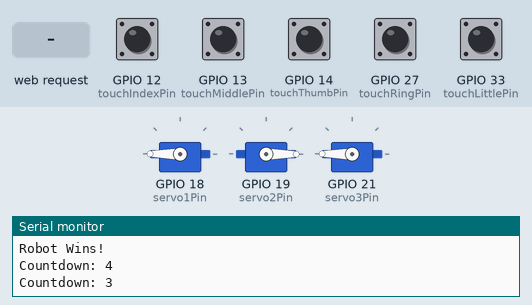
Simulated run of this program. Board: ESP32. Shown: 3 × servo, the last lines printed to the serial monitor. Inputs (shaded band) come from the test bench; at power-on: GPIO 12 (touchIndexPin), GPIO 13 (touchMiddlePin), GPIO 14 (touchThumbPin), GPIO 27 (touchRingPin), GPIO 33 (touchLittlePin) LOW. WiFi joins after 1.5 s; servers stay silent unless stated; random numbers use the default seed unless the program sets one; servo pulses on a pin are drawn as a servo (544–2400 µs = 0–180°).

Above: at 18.1 s.
18.2 s: HTTP request GET /start-game received
At 29.0 s:
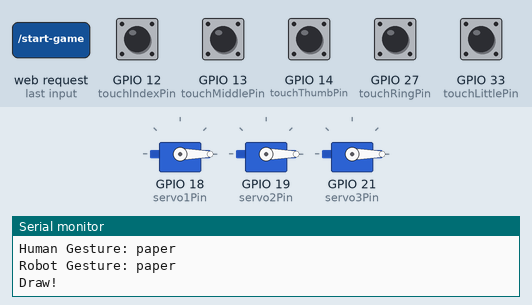
29.5 s: HTTP request GET /start-game received
At 39.9 s:
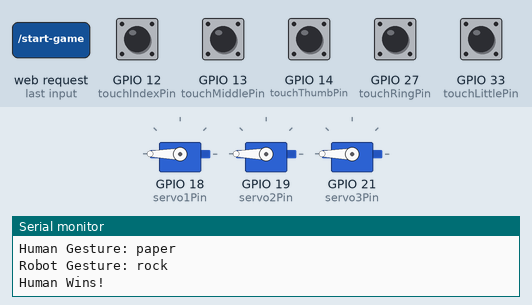
Timing chart, 0 to 45.5 s (numbered marks = the images above; inputs shaded):
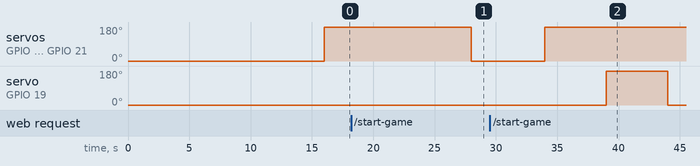

The program:

main.cpp
```cpp
#include <WiFi.h>
#include <Arduino.h>
#include <ESPAsyncWebServer.h>

// WiFi credentials
const char* ssid = "Tempo - Resident";
const char* password = "ChargersRobotAce";

// Pins for touch sensors
const int touchThumbPin = 14;
const int touchIndexPin = 12;
const int touchMiddlePin = 13;
const int touchRingPin = 27;
const int touchLittlePin = 33;

// Servo motor configuration
const int servo1Pin = 18;
const int servo2Pin = 19;
const int servo3Pin = 21;
const int pwmChannel1 = 0;
const int pwmChannel2 = 1;
const int pwmChannel3 = 2;
const int pwmFrequency = 50;
const int pwmResolution = 16;

// Score tracking variables
int humanScore = 0;
int robotScore = 0;

// Game gesture variables
String humanGesture = "unknown";
String robotGesture = "unknown";
String result = "Game not started yet";

// Countdown timer
int countdown = 5;

// Web server setup
AsyncWebServer server(80);

// Function to map angle to duty cycle for servo
void setServoAngle(int pwmChannel, int angle) {
  int dutyCycle = map(angle, 0, 180, 1638, 8192);
  ledcWrite(pwmChannel, dutyCycle);
}

// Function to handle servo gestures
void showRobotGesture(String gesture) {
  if (gesture == "rock") {
    setServoAngle(pwmChannel1, 180);
    setServoAngle(pwmChannel2, 180);
    setServoAngle(pwmChannel3, 180);
  } else if (gesture == "paper") {
    setServoAngle(pwmChannel1, 0);
    setServoAngle(pwmChannel2, 0);
    setServoAngle(pwmChannel3, 0);
  } else if (gesture == "scissors") {
    setServoAngle(pwmChannel1, 180);
    setServoAngle(pwmChannel2, 0);
    setServoAngle(pwmChannel3, 180);
  }
}

// Function to generate random robot gesture
String randomRobotGesture() {
  int randValue = random(0, 3);
  if (randValue == 0) return "rock";
  if (randValue == 1) return "paper";
  return "scissors";
}


// Function to read human gesture
String detectHumanGesture() {
  int thumbTouch = digitalRead(touchThumbPin);
  int indexTouch = digitalRead(touchIndexPin);
  int middleTouch = digitalRead(touchMiddlePin);
  int ringTouch = digitalRead(touchRingPin);
  int littleTouch = digitalRead(touchLittlePin);

  if ((thumbTouch || ringTouch || littleTouch) && !(indexTouch || middleTouch)) {
    return "scissors";
  } else if ((thumbTouch || ringTouch || littleTouch) && (indexTouch || middleTouch)) {
    return "rock";
  } else if (!(thumbTouch || ringTouch || littleTouch) && !(indexTouch || middleTouch)) {
    return "paper";
  } else {
    return "unknown";
  }
}
String getHTML() {
  String html = "<!DOCTYPE html><html><head><title>Rock-Paper-Scissors Game</title><style>"
                "body { font-family: Arial, sans-serif; text-align: center; padding: 20px; }"
                "h1 { font-size: 36px; }"
                "#score { font-size: 24px; margin-top: 20px; }"
                "#gestures { font-size: 20px; margin-top: 20px; }"
                "#countdown { font-size: 20px; margin-top: 20px; }"
                ".btn { padding: 10px 20px; font-size: 18px; cursor: pointer; margin-top: 20px; }</style></head>"
                "<body><h1>Rock-Paper-Scissors Game</h1>"
                "<div id='score'></div>"
                "<div id='gestures'></div>"
                "<div id='countdown'></div>"
                "<button class='btn' onclick='startNewGame()'>Start New Game</button>"
                "<script>"
                "let countdown = 0;"
                "function startNewGame() {"
                "  fetch('/start-game');"
                "  document.getElementById('gestures').innerHTML = 'Game Started!';"
                "  document.getElementById('countdown').innerHTML = 'Get ready! Gesture in: 5';"
                "}"
                "function updateGameStatus() {"
                "  fetch('/game-status')"
                "    .then(response => response.json())"
                "    .then(data => {"
                "      document.getElementById('score').innerText = 'Human: ' + data.humanScore + ' | Robot: ' + data.robotScore;"
                "      document.getElementById('gestures').innerText = 'Human Gesture: ' + data.humanGesture + ' | Robot Gesture: ' + data.robotGesture;"
                "      countdown = data.countdown;"
                "      document.getElementById('countdown').innerHTML = 'Get ready! Gesture in: ' + countdown;"
                "      if (data.gameOver) {"
                "        document.getElementById('gestures').innerHTML = 'Game Over!';"
                "        if(data.humanScore > data.robotScore) {"
                "          document.getElementById('countdown').innerHTML = 'Human Wins!';"
                "        } else {"
                "          document.getElementById('countdown').innerHTML = 'Robot Wins!';"
                "        }"
                "      }"
                "    });"
                "}"
                "setInterval(updateGameStatus, 1000);"
                "</script></body></html>";
  return html;
}

// Game state variables
bool gameOver = false; // New flag to track if the game is over

// Updated function to reset the game
void startNewGame(AsyncWebServerRequest *request) {
  humanScore = 0;
  robotScore = 0;
  humanGesture = "unknown";
  robotGesture = "unknown";
  result = "Game not started yet";
  countdown = 5;
  gameOver = false; // Reset game over state
  request->send(200, "text/plain", "Game Started");
}

// Updated function to determine the winner and stop the game at 3 points
String determineWinner(String humanGesture, String robotGesture) {
  if (humanGesture == robotGesture) return "Draw!";
  if (humanGesture == "rock" && robotGesture == "scissors") return "Human Wins!";
  if (humanGesture == "paper" && robotGesture == "rock") return "Human Wins!";
  if (humanGesture == "scissors" && robotGesture == "paper") return "Human Wins!";
  return "Robot Wins!";
}

void handleGameStatus(AsyncWebServerRequest *request) {
  String gameStatus = "{\"humanScore\": " + String(humanScore) +
                      ", \"robotScore\": " + String(robotScore) +
                      ", \"humanGesture\": \"" + humanGesture + "\"" +
                      ", \"robotGesture\": \"" + robotGesture + "\"" +
                      ", \"gameOver\": " + (gameOver ? "true" : "false") +
                      ", \"countdown\": " + String(countdown) + "}";
  request->send(200, "application/json", gameStatus);
}


void setup() {
  Serial.begin(9600);
  WiFi.begin(ssid, password);
  while (WiFi.status() != WL_CONNECTED) {
    delay(1000);
    Serial.println("Connecting to WiFi...");
  }
  Serial.print("IP Address: ");
  Serial.println(WiFi.localIP());

  pinMode(touchThumbPin, INPUT);
  pinMode(touchIndexPin, INPUT);
  pinMode(touchMiddlePin, INPUT);
  pinMode(touchRingPin, INPUT);
  pinMode(touchLittlePin, INPUT);

  ledcSetup(pwmChannel1, pwmFrequency, pwmResolution);
  ledcAttachPin(servo1Pin, pwmChannel1);
  ledcSetup(pwmChannel2, pwmFrequency, pwmResolution);
  ledcAttachPin(servo2Pin, pwmChannel2);
  ledcSetup(pwmChannel3, pwmFrequency, pwmResolution);
  ledcAttachPin(servo3Pin, pwmChannel3);

  server.on("/", HTTP_GET, [](AsyncWebServerRequest *request) {
    request->send(200, "text/html", getHTML());
  });
  server.on("/game-status", HTTP_GET, handleGameStatus);
  server.on("/start-game", HTTP_GET, startNewGame);

  server.begin();
}

unsigned long lastTime = 0;
const unsigned long interval = 1000;


// Main game loop logic
void loop() {
  static bool gameInProgress = false;

  // Exit game logic if game is already over
  if (gameOver) return;

  // Handle countdown timer
  if (millis() - lastTime >= interval && countdown > 0) {
    lastTime = millis();
    countdown--;
    Serial.print("Countdown: ");
    Serial.println(countdown);
  }

  // When countdown reaches 0, process the game logic
  if (countdown == 0 && !gameInProgress) {
    gameInProgress = true;

    // Detect human gesture
    humanGesture = detectHumanGesture();
    Serial.print("Human Gesture: ");
    Serial.println(humanGesture);

    // Generate random robot gesture
    robotGesture = randomRobotGesture();
    Serial.print("Robot Gesture: ");
    Serial.println(robotGesture);

    // Move servos to display the robot gesture
    showRobotGesture(robotGesture);

    // Determine the winner
    result = determineWinner(humanGesture, robotGesture);
    Serial.println(result);

    // Update scores
    if (result == "Human Wins!") humanScore++;
    else if (result == "Robot Wins!") robotScore++;

    // Check if game is over
    if (humanScore == 3 || robotScore == 3) {
      gameOver = true;
      Serial.println("Game Over!");
    } else {
      // Reset countdown for next round
      countdown = 5;
    }

    gameInProgress = false;
  }
}
```
